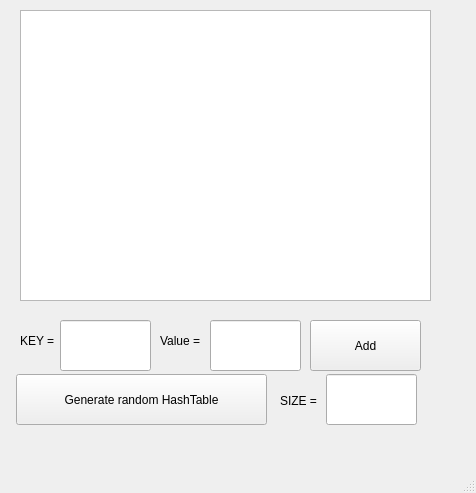
<?xml version="1.0" encoding="UTF-8"?>
<ui version="4.0">
 <class>MainWindow</class>
 <widget class="QMainWindow" name="MainWindow">
  <property name="geometry">
   <rect>
    <x>0</x>
    <y>0</y>
    <width>476</width>
    <height>493</height>
   </rect>
  </property>
  <property name="windowTitle">
   <string>MainWindow</string>
  </property>
  <widget class="QWidget" name="centralwidget">
   <widget class="QLineEdit" name="lineEdit_2">
    <property name="geometry">
     <rect>
      <x>326</x>
      <y>374</y>
      <width>91</width>
      <height>51</height>
     </rect>
    </property>
   </widget>
   <widget class="QPushButton" name="pushButton">
    <property name="geometry">
     <rect>
      <x>16</x>
      <y>374</y>
      <width>251</width>
      <height>51</height>
     </rect>
    </property>
    <property name="text">
     <string>Generate random HashTable</string>
    </property>
   </widget>
   <widget class="QTextEdit" name="textEdit">
    <property name="geometry">
     <rect>
      <x>20</x>
      <y>10</y>
      <width>411</width>
      <height>291</height>
     </rect>
    </property>
    <property name="readOnly">
     <bool>true</bool>
    </property>
   </widget>
   <widget class="QLabel" name="label">
    <property name="geometry">
     <rect>
      <x>280</x>
      <y>380</y>
      <width>71</width>
      <height>41</height>
     </rect>
    </property>
    <property name="text">
     <string>SIZE = </string>
    </property>
   </widget>
   <widget class="QLineEdit" name="lineEdit_3">
    <property name="geometry">
     <rect>
      <x>60</x>
      <y>320</y>
      <width>91</width>
      <height>51</height>
     </rect>
    </property>
   </widget>
   <widget class="QLineEdit" name="lineEdit_4">
    <property name="geometry">
     <rect>
      <x>210</x>
      <y>320</y>
      <width>91</width>
      <height>51</height>
     </rect>
    </property>
   </widget>
   <widget class="QPushButton" name="pushButton_2">
    <property name="geometry">
     <rect>
      <x>310</x>
      <y>320</y>
      <width>111</width>
      <height>51</height>
     </rect>
    </property>
    <property name="text">
     <string>Add</string>
    </property>
   </widget>
   <widget class="QLabel" name="label_2">
    <property name="geometry">
     <rect>
      <x>20</x>
      <y>320</y>
      <width>71</width>
      <height>41</height>
     </rect>
    </property>
    <property name="text">
     <string>KEY = </string>
    </property>
   </widget>
   <widget class="QLabel" name="label_3">
    <property name="geometry">
     <rect>
      <x>160</x>
      <y>320</y>
      <width>71</width>
      <height>41</height>
     </rect>
    </property>
    <property name="text">
     <string>Value = </string>
    </property>
   </widget>
  </widget>
  <widget class="QMenuBar" name="menubar">
   <property name="geometry">
    <rect>
     <x>0</x>
     <y>0</y>
     <width>476</width>
     <height>26</height>
    </rect>
   </property>
  </widget>
  <widget class="QStatusBar" name="statusbar"/>
 </widget>
 <resources/>
 <connections/>
</ui>
